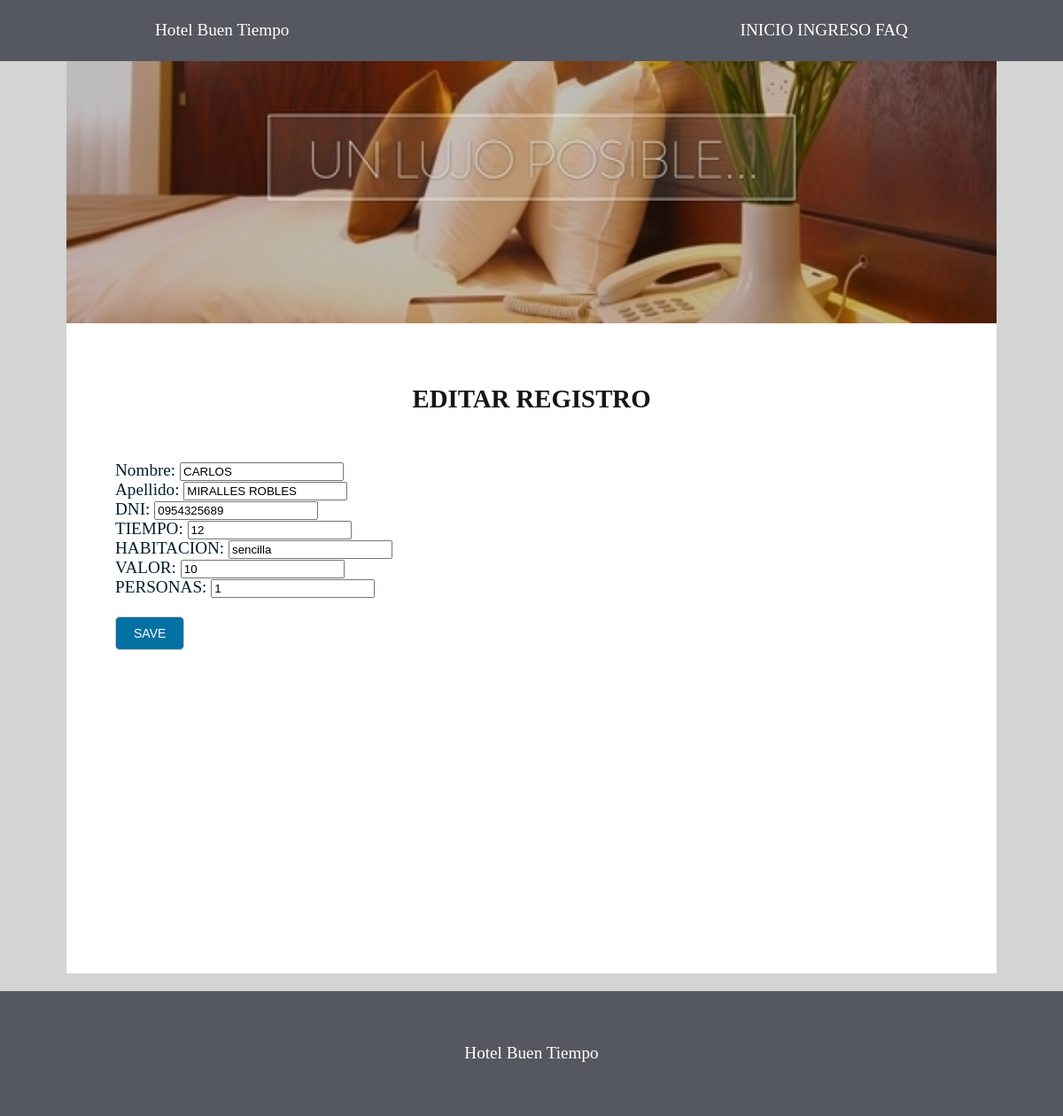
The app's page /modif_prod1.php?id=1 with its own data.
### tables this page shows
CREATE TABLE `tblhotel` (
  `id` int(11) NOT NULL,
  `nombre` varchar(100) NOT NULL,
  `apellido` varchar(100) NOT NULL,
  `dni` varchar(99) NOT NULL,
  `tiempo` int(99) NOT NULL,
  `habitacion` varchar(200) NOT NULL,
  `valor` int(99) NOT NULL,
  `personas` int(99) NOT NULL
);

### modif_prod1.php (the view, shortened to what this page needs)
<?php
  $consulta=ConsultarPersona($_GET['id']);
  function ConsultarPersona( $id )
  {
   include 'conexion.php';
   $sentencia="SELECT * FROM tblhotel WHERE id='".$id."' ";
   $resultado= $conexion->query($sentencia) or die ("Error al consultar persona".mysqli_error($conexion));
   $fila=$resultado->fetch_assoc();
   return [
    $fila['id'],
    $fila['nombre'],
    $fila['apellido'],
    $fila['dni'],
    $fila['tiempo'],
    $fila['habitacion'],
    $fila['valor'],
    $fila['personas']
   ];
  }
?>
<html>
<head>
  <link rel="stylesheet" type="text/css" href="estilos.css">
  </head>
  <body>
    <header class="header">
      <div class="container logo-nav-container">
        Hotel Buen Tiempo
                <nav class="navigation">
          <ul class="show">
          <li><a href="index.php">INICIO</a></li>
          <li><a href="ingreso.php">INGRESO</a></li>
          <li><a href="faq.php">FAQ</a></li>
        </ul>
        </nav>
      </div>
    </header>
    <main class="main">
        <img src="images/portada.jpg" class="img-banner2">
    <br>
  <div class="parrafo">
    <span> <h1>EDITAR REGISTRO</h1> </span>
      <br>
    <form action="modif_prod2.php" method="POST" style="border-collapse: separate; border-spacing: 10px 5px;">
      <input type="hidden" id="id" name="id" value="<?php echo $consulta[0] ?>" disable><br>
      <label>Nombre: </label>
      <input type="text" id="nombre" name="nombre" value="<?php echo $consulta[1] ?>"><br>
      <label>Apellido: </label>
      <input type="text" id="apellido" name="apellido" value="<?php echo $consulta[2] ?>"><br>
      <label>DNI: </label>
      <input type="text" id="dni" name="dni" value="<?php echo $consulta[3] ?>"><br>
      <label>TIEMPO: </label>
      <input type="text" id="tiempo" name="tiempo" value="<?php echo $consulta[4] ?>"><br>
      <label>HABITACION: </label>
      <input type="text" id="habitacion" name="habitacion" value="<?php echo $consulta[5] ?>"><br>
      <label>VALOR: </label>
      <input type="text" id="valor" name="valor" value="<?php echo $consulta[6] ?>"><br>
      <label>PERSONAS: </label>
      <input type="text" id="personas" name="personas" value="<?php echo $consulta[7] ?>"><br>
      <br>
      <button type="submit" class="btn btn-success">SAVE</button>
     </form>
<br><br><br><br><br><br><br><br><br><br><br><br><br><br>
      </div>
      </main>
      <footer class="footer" >
        <div class="contiene" >
          <p>
Hotel Buen Tiempo          </p>
        </div>
      </footer>
  </body>
  </html>

### estilos.css (style rules this page uses)
body { background: #d4d4d4; ffont-family: 'Piazzolla', serif; color:#021F2F; font-size: 1.2rem; line-height: 1.3rem; margin:0; }
p { margin: 55px 0px; font-family: 'Piazzolla', serif; }
.container { display: inline-block; width: 85%; max-width: 850px; margin:0 auto; }
.parrafo { max-width: 1050px; margin-bottom: 20px; padding: 55px; }
.main h1 { text-align: center; color: #151515; font-family: 'Sansita Swashed', cursive; }
.header { background: #555761; color:white; padding:1rem 0; position: fixed; left:0; top: 0; right: 0; }
.header a { color:white; text-decoration: none; align-items: center; }
.logo-nav-container { display: flex; justify-content: space-between; align-items: center; flex-wrap: wrap; }
.navigation ul { margin:0; padding: 0; list-style: none; }
.navigation ul li { display: inline-block; }
.navigation ul li a { display: block; padding: 0.5rem 0; transition: all 0.4s linear; border-radius: 5px; }
.main { width: 95%; max-width: 1050px; margin:0 auto; background: white; }
.footer { background: #555761; padding: 0.3rem 0; text-align: center; margin-top: 0.5rem; color:white; }
h1 { color: #273445; font:bold; font-size: 150%; }
form .btn { border: 1px solid #ccc; border-radius: 5px; box-shadow: 0 1px 1px rgba(0, 0, 0, 0.075) inset; color: #fff; display: block; font-size: 14px; background: rgb(3, 113, 163); margin-bottom: 15px; padding: 10px 20px; margin-right: 10px; outline: medium none; cursor: pointer; }
.img-banner2 { text-align: center; width: 100%; height: auto; }

### records on screen
tblhotel: nombre "CARLOS", apellido "MIRALLES ROBLES", dni "0954325689", tiempo "12", habitacion "sencilla", valor "10", personas "1"
